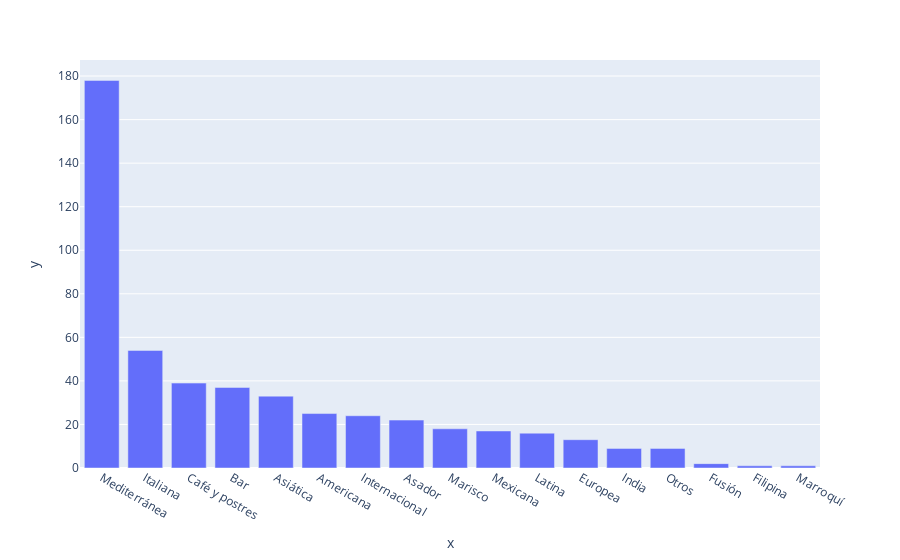

Notebook cell for this chart:
### Code cell
fig.show()

### Figure 1 — Plotly figure (JSON) as saved in the notebook; plotly's stock layout.template omitted (floating-point values rounded to 4 significant figures)
{"data": [{"alignmentgroup": "True", "hovertemplate": "x=%{x}<br>y=%{y}<extra></extra>", "legendgroup": "", "marker": {"color": "#636efa", "pattern": {"shape": ""}}, "name": "", "offsetgroup": "", "orientation": "v", "showlegend": false, "textposition": "auto", "type": "bar", "x": ["Mediterránea", "Italiana", "Café y postres", "Bar", "Asiática", "Americana", "Internacional", "Asador", "Marisco", "Mexicana", "Latina", "Europea", "India", "Otros", "Fusión", "Filipina", "Marroquí"], "xaxis": "x", "y": [178, 54, 39, 37, 33, 25, 24, 22, 18, 17, 16, 13, 9, 9, 2, 1, 1], "yaxis": "y"}], "layout": {"barmode": "relative", "legend": {"tracegroupgap": 0}, "margin": {"t": 60}, "xaxis": {"anchor": "y", "domain": [0, 1], "title": {"text": "x"}}, "yaxis": {"anchor": "x", "domain": [0, 1], "title": {"text": "y"}}}}
